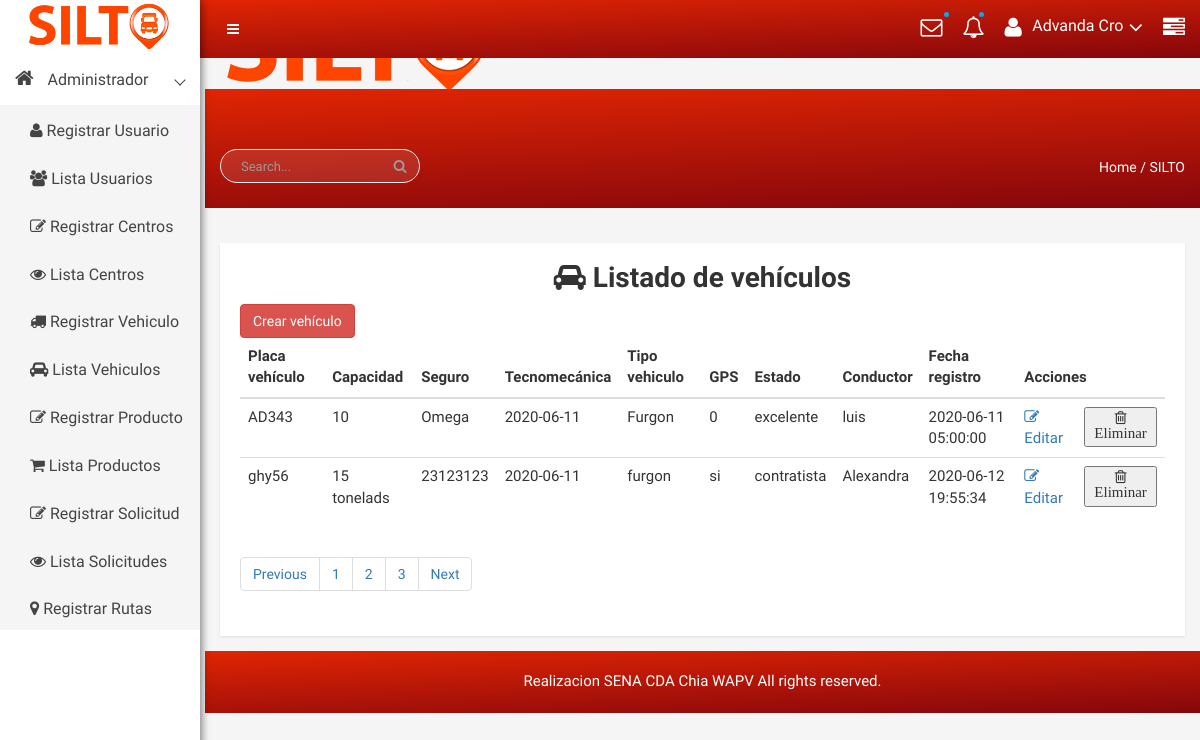
Page /vehiculo (signed in) on the earlier database version.
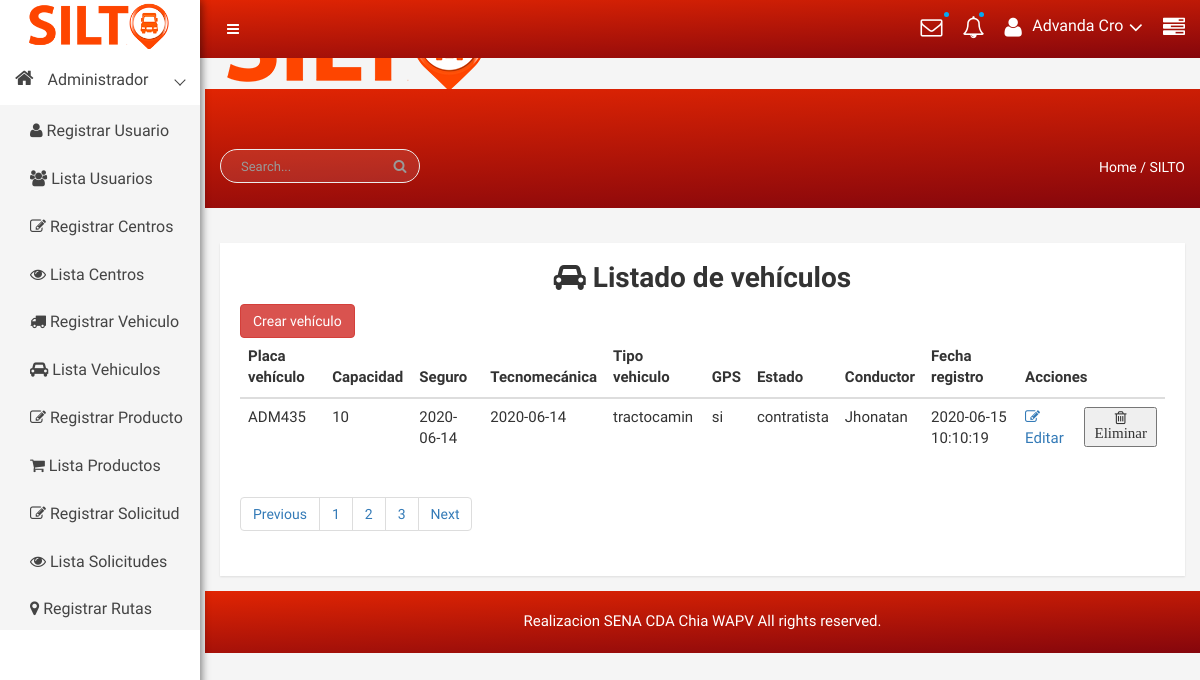
Same page on the later database version.
### tables this page shows
CREATE TABLE `vehiculo` (
  `placa` varchar(6) NOT NULL COMMENT 'Placa de vehiculo',
  `capacidad` varchar(15) NOT NULL COMMENT 'Capacidad de cargue vehiculo',
  `seguro` date NOT NULL COMMENT 'Seguro de vehiculo',
  `tecnomecanica` date NOT NULL COMMENT 'Tecnomecanica vehiculo',
  `tipo_vehiculo` varchar(11) NOT NULL COMMENT 'Tipo de vehiculo de carga.',
  `gps` varchar(2) NOT NULL COMMENT 'GPS de vehiculo',
  `estado` varchar(11) NOT NULL COMMENT 'Estao de vehiculo en la empresa propiedad o contratista.',
  `identificacion` bigint(20) NOT NULL COMMENT 'Nombre de conductor.',
  `fecha_registro` timestamp NOT NULL DEFAULT CURRENT_TIMESTAMP COMMENT 'Fecha del registro'
);

CREATE TABLE `usuario` (
  `identificacion` bigint(20) NOT NULL COMMENT 'Identificacion de user',
  `nombre` varchar(25) NOT NULL COMMENT 'Nombre de user',
  `apellido` varchar(25) NOT NULL COMMENT 'Apellido  de user',
  `email` varchar(50) NOT NULL COMMENT 'Email de user',
  `telefono` int(20) NOT NULL COMMENT 'Numero de celular',
  `whatsapp` varchar(2) NOT NULL COMMENT 'Whatsapp',
  `cargo` varchar(15) NOT NULL COMMENT 'Rol de user',
  `estado` text NOT NULL COMMENT 'Estado del User',
  `fecha_ingreso` datetime NOT NULL DEFAULT CURRENT_TIMESTAMP COMMENT 'Fecha de ingreso user',
  `foto` varchar(300) NOT NULL,
  `pass` varchar(255) NOT NULL COMMENT 'password',
  `id` int(2) NOT NULL
);

### libs/view.php (called while the page is built, shortened)
<?php
class View{
    function render($nombre){
        require 'views/' . $nombre . '.php';
    }
}
?>

### controllers/vehiculo.php (called while the page is built, shortened)
<?php
    class Vehiculo extends Controller{
        function __construct(){
            $this->view->mensaje="";
        }
        function render(){
            $vehiculos = $this->view->datos = $this->model->read();
        $this->view->vehiculos = $vehiculos;
            $this->view->render('admin/listavehiculo');
        }
    }
?>

### index.php (called while the page is built, shortened)
<?php
    require 'libs/database.php';
    require 'libs/view.php';
    $app = new App();
?>

### models/vehiculomodel.php (called while the page is built, shortened)
<?php
    include_once('models/vehiculo.php');
    class VehiculoModel extends Model{
        public function read(){
            $items = [];
            try{
                $query = $this->db->connect()->query('SELECT  veh.placa, veh.capacidad, veh.seguro, veh.tecnomecanica,
                veh.tipo_vehiculo,   veh.gps,  veh.fecha_registro, usu.nombre as nombreconductor, veh.estado
                FROM vehiculo as veh
                INNER JOIN usuario as usu on usu.identificacion=veh.identificacion
                ');
                while($row = $query->fetch()){
                    $item = new vehiculoDAO();
                    $item->placa           = $row['placa'];
                    $item->capacidad       = $row['capacidad'];
                    $item->seguro          = $row['seguro'];
                    $item->tecnomecanica   = $row['tecnomecanica'];
                    $item->tipo_vehiculo   = $row['tipo_vehiculo'];
                    $item->gps             = $row['gps'];
                    $item->estado          = $row['estado'];
                    $item->identificacion  = $row['nombreconductor'];
                    $item->fecha_registro  = $row['fecha_registro'];
                    array_push($items, $item);
                }
                return $items;
            }catch(PDOException $e){
            if(constant("DEBUG")){
                echo $e->getMessage();
            }
                return [];
            }
        }
    }
?>

### libs/database.php (called while the page is built)
<?php
class Database{
    private $host;
    private $db;
    private $user;
    private $password;
    private $charset;
    public function __construct(){
        $this->host     = constant('HOST');
        $this->db       = constant('DB');
        $this->user     = constant('USER');
        $this->password = constant('PASSWORD');
        $this->charset  = constant('CHARSET');
    }
    function connect(){
        try{
            $connection = "mysql:host=" . $this->host . ";dbname=" . $this->db . ";charset=" . $this->charset;
            $options = [
                PDO::ATTR_ERRMODE            => PDO::ERRMODE_EXCEPTION,
                PDO::ATTR_EMULATE_PREPARES   => false,
            ];
            $pdo = new PDO($connection, $this->user, $this->password, $options);
            return $pdo;
        }catch(PDOException $e){
            print_r('Error connection: ' . $e->getMessage());
        }
    }
}
?>

### views/admin/listavehiculo.php (the view, shortened to what the rows shown need)
<!DOCTYPE html>
<html lang="es">
<head>
<?php require 'views/head.php'; ?>
</head>
<body>
    <?php require 'views/header.php'; ?>
    <div class="product-status mg-tb-15">
            <div class="container-fluid">
                <div class="row">
                    <div class="col-lg-12 col-md-12 col-sm-12 col-xs-12">
                        <div class="product-status-wrap">
                            <div id="main" >
                                <h1 class="text-center"><i class="fa fa-car" aria-hidden="true"></i> Listado de vehículos</h1>
                                <button type="button" class="btn btn-danger" onClick='window.location.assign("<?php echo constant('URL'); ?>/vehiculo/crear")'>Crear vehículo</button><br>
                                <table id="tabla" class="table table-hover">
                                    <thead class="thead-dark">
                                        <tr>
                                            <th  scope="col">Placa vehículo</th>
                                            <th  scope="col">Capacidad</th>
                                            <th  scope="col">Seguro </th>
                                            <th  scope="col">Tecnomecánica</th>
                                            <th  scope="col">Tipo vehiculo</th>
                                            <th  scope="col">GPS</th>
                                            <th  scope="col">Estado</th>
                                            <th  scope="col">Conductor</th>
                                            <th  scope="col">Fecha registro</th>
                                            <th  scope="col" colspan="2">Acciones</th>
                                        </tr>
                                    </thead>
                                    <tbody id="tbody-data">
                                <?php
                                    include_once 'models/vehiculo.php';
                                    if(count($this->vehiculos)>0){
                                        foreach ($this->vehiculos as $row) {
                                            $vehiculo = $row;
                                ?>
                                            <tr id="fila-<?php echo $vehiculo->placa; ?>">
                                                <td><?php echo $vehiculo->placa; ?></td>
                                                <td><?php echo $vehiculo->capacidad;?></td>
                                                <td><?php echo $vehiculo->seguro;?></td>
                                                <td><?php echo $vehiculo->tecnomecanica; ?></td>
                                                <td><?php echo $vehiculo->tipo_vehiculo;?></td>
                                                <td><?php echo $vehiculo->gps;?></td>
                                                <td><?php echo $vehiculo->estado;?></td>
                                                <td><?php echo $vehiculo->identificacion;?></td>
                                                <td><?php echo $vehiculo->fecha_registro;?></td>
                                                <td><a href="<?php echo constant('URL') . 'vehiculo/leer/' . $vehiculo->placa; ?>"><i class="fa fa-pencil-square-o" aria-hidden="true"></i> Editar</a></td>
                                                <td><button class="bEliminar" data-controlador="vehiculo" data-accion="eliminar" data-id="<?php echo $vehiculo->placa; ?>"><i class="fa fa-trash-o" aria-hidden="true"> Eliminar</button></td>
                                            </tr>
                                <?php
                                        }
                                    }else{
                                ?>
                                    <tr><td colspan="10" class="text-center">NO HAY VEHICULOS REGISTRADOS</td></tr>
                                <?php
                                    }
                                ?>
                                    </tbody>
                                </table>
                            </div>
                        </div>
                    </div>
                </div>
            </div>
        </div>
    <?php require 'views/footer.php'; ?>
</body>
</html>

Differences in the rows shown:
removed vehiculo: placa "AD343", capacidad "10", seguro "Omega", tecnomecanica "2020-06-11", tipo_vehiculo "Furgon", gps "0", estado "excelente", identificacion.nombre "luis", fecha_registro "2020-06-11 05:00:00"
removed vehiculo: placa "ghy56", capacidad "15 tonelads", seguro "23123123", tecnomecanica "2020-06-11", tipo_vehiculo "furgon", gps "si", estado "contratista", identificacion.nombre "Alexandra", fecha_registro "2020-06-12 19:55:34"
added vehiculo: placa "ADM435", capacidad "10", seguro "2020-06-14", tecnomecanica "2020-06-14", tipo_vehiculo "tractocamin", gps "si", estado "contratista", identificacion.nombre "Jhonatan", fecha_registro "2020-06-15 10:10:19"
